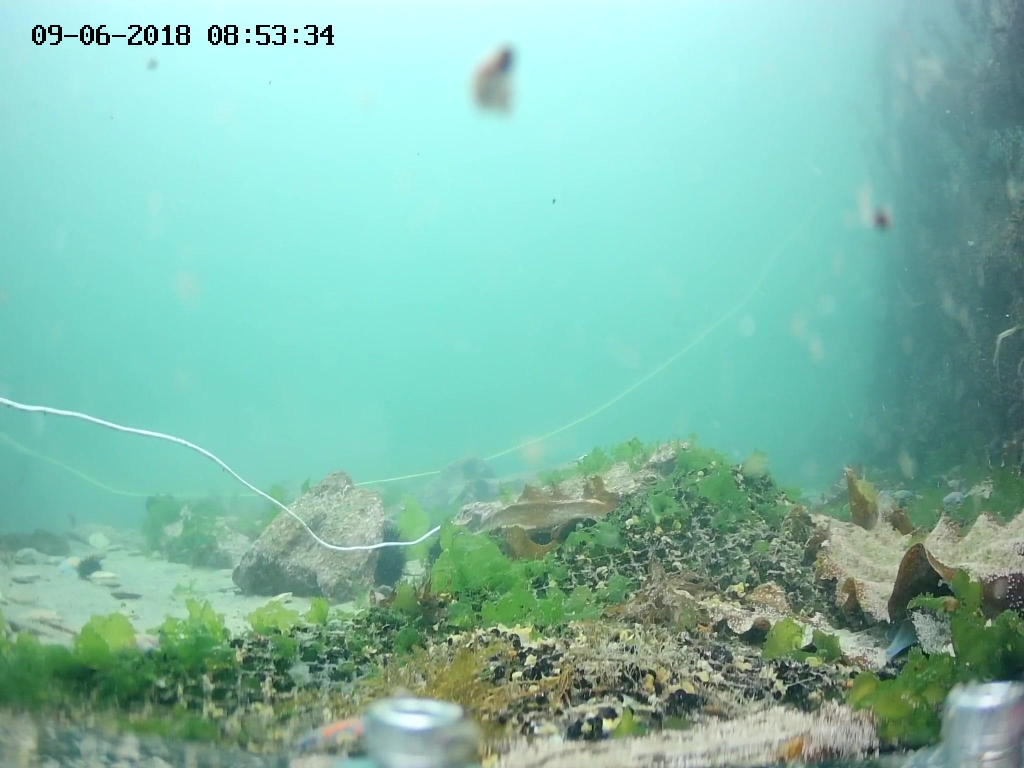
#> input picture app/upload/test_000080.jpg, 2048 x 1536 px (shown at 1/2 size)
$ python -i vision.py   (imports and definitions only)
#> lines starting #> are read from the running program, lines starting #| are printed output that depends on the picture
#> further down, picture is the input picture: shape (1536, 2048, 3); mean B, G, R 172.1, 188.4, 129.3
"""Pixel work: underwater enhancement, turbidity physics, and everything drawn on screen.

Pure functions over numpy arrays. No camera, no model, no files — which is why this
module is the easiest part to reuse, test, and port to another device.
"""

from __future__ import annotations

from functools import lru_cache

import cv2
import numpy as np

# Fixed colours per species, so the same animal is always the same colour on screen,
# in the synthetic scene, and in the slides. BGR (OpenCV order).
SPECIES_COLOURS = {
    "holothurian": (0, 140, 255),    # sea cucumber - orange
    "echinus": (200, 0, 150),        # sea urchin    - purple
    "scallop": (0, 220, 220),        # scallop       - yellow
    "starfish": (40, 40, 230),       # starfish      - red
}
_FALLBACK_PALETTE = [(0, 255, 0), (255, 200, 0), (255, 0, 255), (0, 255, 255),
                     (255, 255, 0), (120, 255, 120)]


# [7 lines left out: function colour_for, not called in this run]


# ---------------------------------------------------------------------------
# Underwater enhancement
# ---------------------------------------------------------------------------


def gray_world_white_balance(img, sample_step=4):
    """Remove the blue-green colour cast caused by wavelength-selective absorption.

    Water absorbs red light first (gone by ~5 m), so underwater images are
    starved of red. Gray-World assumes a natural scene averages to gray and
    rescales each channel to force that, restoring roughly natural colour.

    The channel gains are measured on every sample_step-th pixel and applied with a
    256-entry lookup table. Same result as full-image float maths, about 6x faster,
    which matters because this runs on every frame of a live demo. Set sample_step=1
    for the exact full-image statistics.
    """
#> called with sample_step = 4
    small = img[::sample_step, ::sample_step] if sample_step > 1 else img
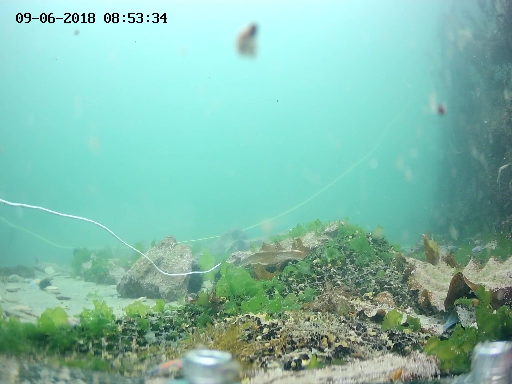
#> small: shape (384, 512, 3); mean B, G, R 172.3, 188.5, 129.5
    means = [float(small[:, :, i].mean()) for i in range(3)]
#> means = [172.3, 188.5, 129.5]
    avg_gray = sum(means) / 3.0
#> avg_gray = 163.4

    ramp = np.arange(256, dtype=np.float32)
    table = np.empty((256, 1, 3), dtype=np.uint8)
    for i, avg in enumerate(means):
        gain = avg_gray / avg if avg > 1e-6 else 1.0
        table[:, 0, i] = np.clip(ramp * gain, 0, 255).astype(np.uint8)
#> this loop made 3 passes
#> (avg, gain) on passes 1 to 3: (172.3, 0.948), (188.5, 0.867), (129.5, 1.26)
#> after the loop, table = 256 rows, first 8: [0, 0, 0], [0, 0, 1], [1, 1, 2], [2, 2, 3], [3, 3, 5], [4, 4, 6], [5, 5, 7], [6, 6, 8]
    return cv2.LUT(img, table)
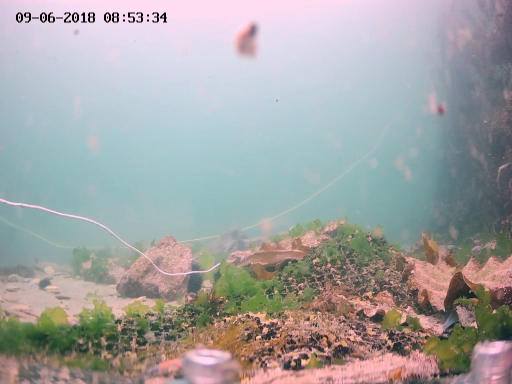
#> returned value: shape (1536, 2048, 3) (shown at 1/4 size); mean of channels 0, 1, 2 162.7, 162.9, 162.6; drawn as B, G, R


@lru_cache(maxsize=8)
def _clahe(clip_limit, tile):
    """CLAHE objects are reusable; building one per frame is pure waste."""
    return cv2.createCLAHE(clipLimit=clip_limit, tileGridSize=tile)


def clahe_enhance(img, clip_limit=3.0, tile=(8, 8)):
    """Boost local contrast to cut through scattering haze.

    Runs on the L (lightness) channel in LAB space only, so contrast improves
    without distorting colour. Tile-based, so dark vignetted corners get
    boosted independently of a bright centre hotspot.
    """
#> called with clip_limit = 3, tile = (8, 8)
    lab = cv2.cvtColor(img, cv2.COLOR_BGR2LAB)
#> lab: shape (1536, 2048, 3); mean of channels 0, 1, 2 170.2, 128.4, 128.6
    l, a, b = cv2.split(lab)
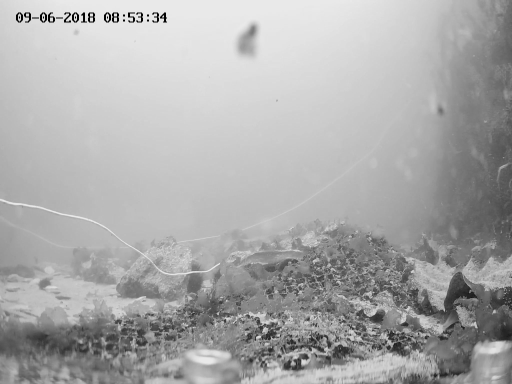
#> l: shape (1536, 2048) (shown at 1/4 size); min 0, max 233, mean 170.2
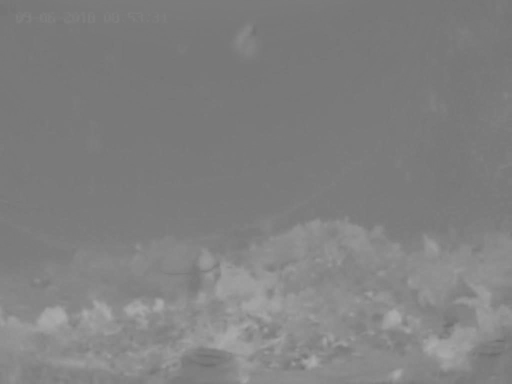
#> b: shape (1536, 2048) (shown at 1/4 size); min 108, max 172, mean 128.6
    l = _clahe(clip_limit, tile).apply(l)
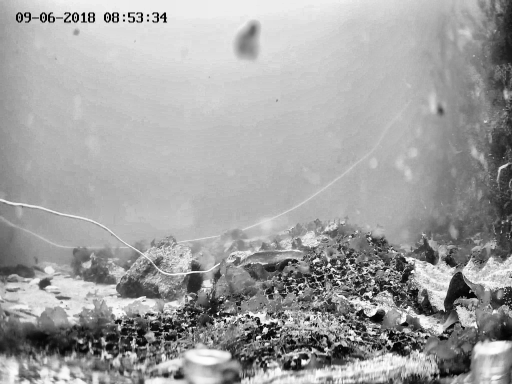
#> l: shape (1536, 2048) (shown at 1/4 size); min 0, max 255, mean 161.5
    return cv2.cvtColor(cv2.merge((l, a, b)), cv2.COLOR_LAB2BGR)
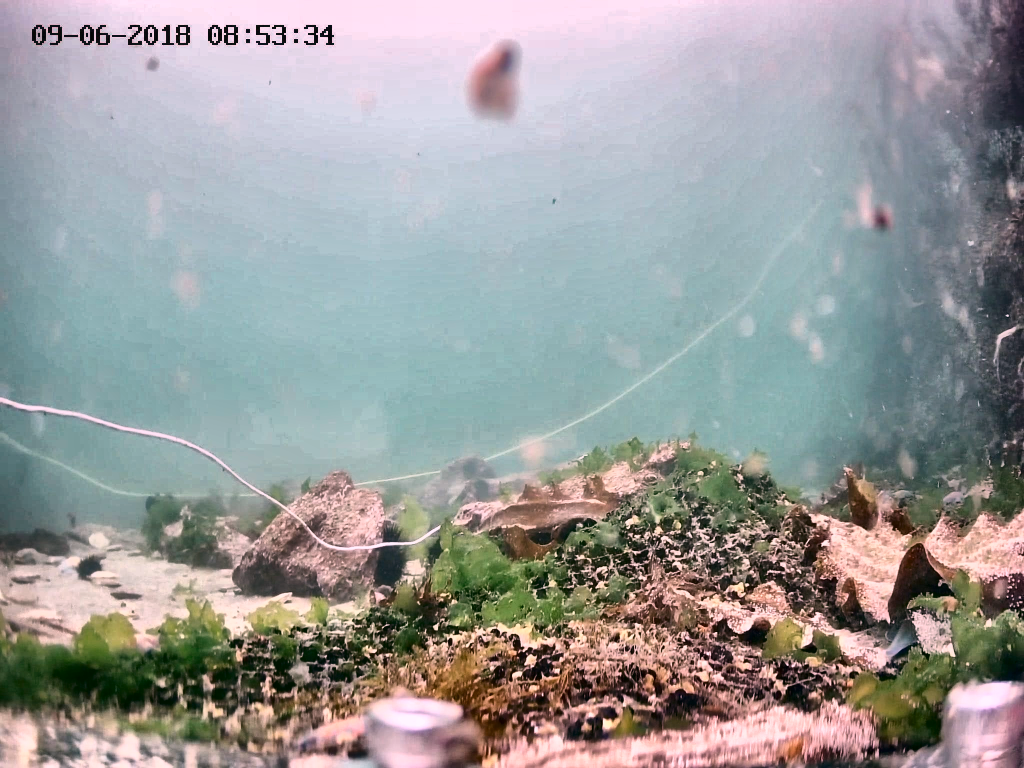
#> returned value: shape (1536, 2048, 3) (shown at 1/2 size); mean B, G, R 154.6, 154.8, 153.7


def enhance_underwater(img, clip_limit=3.0):
    """Colour correction first, then contrast. Order matters."""
    return clahe_enhance(gray_world_white_balance(img), clip_limit=clip_limit)


# [84 lines left out: functions simulate_turbidity, draw_detections, draw_hud, draw_banner, flip, not called in this run]

>>> import cv2
>>> picture = cv2.imread('../../app/upload/test_000080.jpg')
>>> result = enhance_underwater(picture)

$ run again, on app/upload/000013.jpg
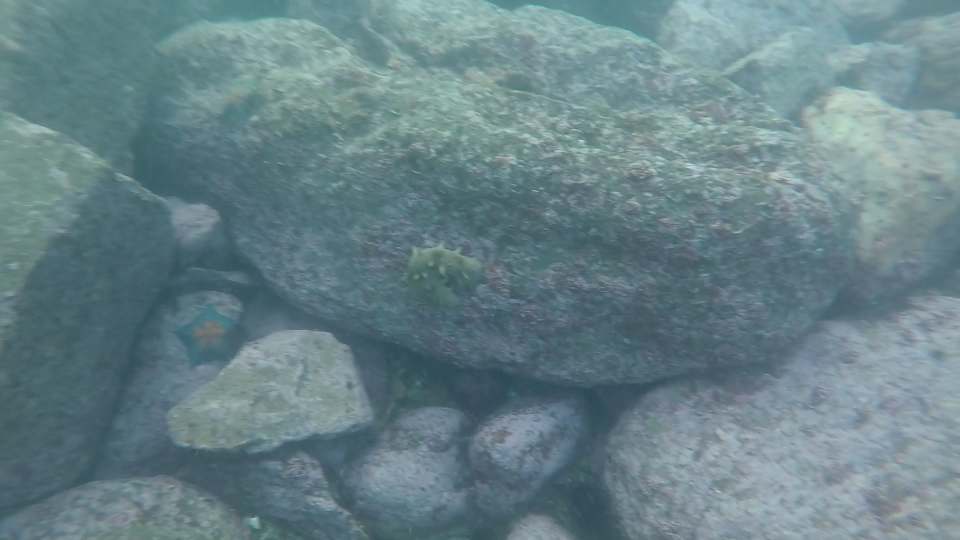
#> input picture app/upload/000013.jpg, 1920 x 1080 px (shown at 1/2 size)
#> picture is the input picture: shape (1080, 1920, 3); mean B, G, R 136.1, 130, 103.8
#> means = [136.1, 129.9, 103.8]
#> avg_gray = 123.3
#> the loop in gray_world_white_balance, `for i, avg in enumerate(means):` made 3 passes
#> (avg, gain) on passes 1 to 3: (136.1, 0.906), (129.9, 0.949), (103.8, 1.19)
#> after the loop in gray_world_white_balance, `for i, avg in enumerate(means):`: table = 256 rows, first 8: [0, 0, 0], [0, 0, 1], [1, 1, 2], [2, 2, 3], [3, 3, 4], [4, 4, 5], [5, 5, 7], [6, 6, 8]
#> lab: shape (1080, 1920, 3); mean of channels 0, 1, 2 131.1, 128, 127.9
#> in clahe_enhance, `l, a, b = cv2.split(lab)`:
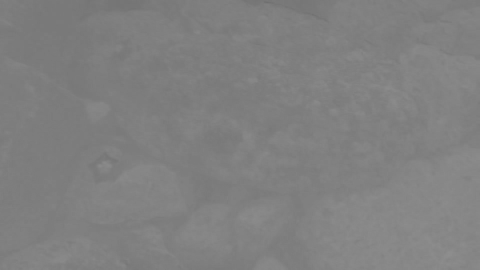
#> a: shape (1080, 1920) (shown at 1/4 size); min 107, max 142, mean 128
#> in clahe_enhance, `return cv2.cvtColor(cv2.merge((l, a, b)), cv2.COLOR_LAB2BGR)`:
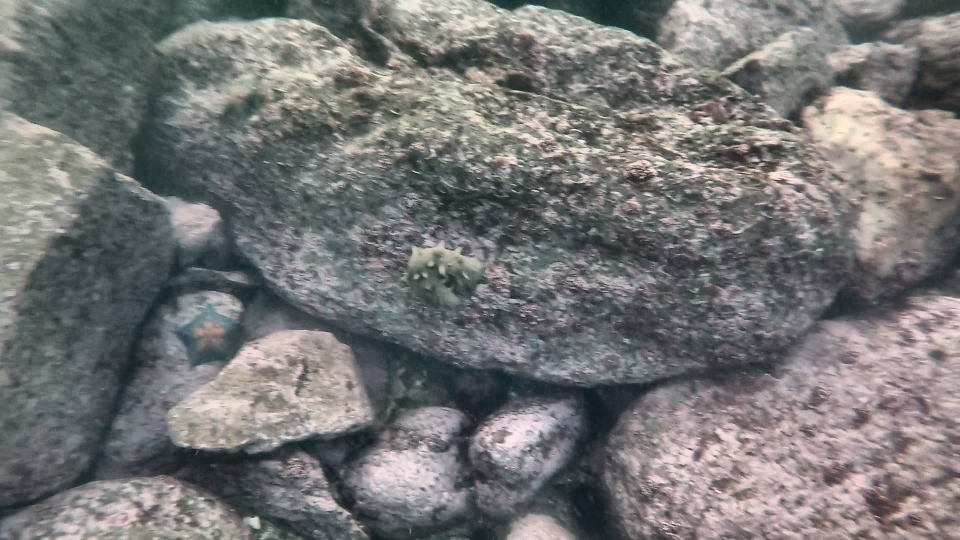
#> returned value: shape (1080, 1920, 3) (shown at 1/2 size); mean B, G, R 118, 118.1, 118.2
